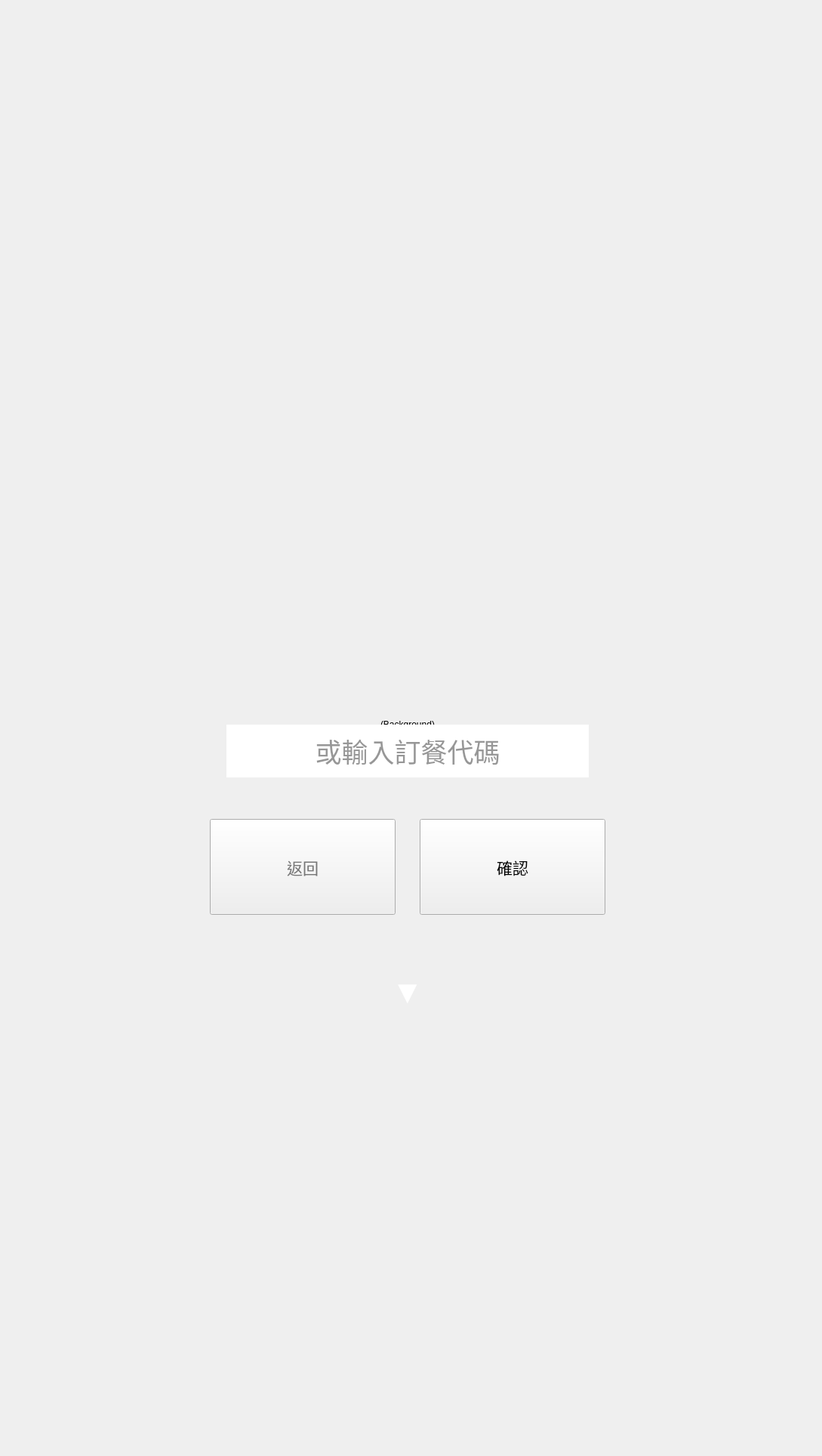
    <widget class="QWidget" name="page_preorder_hint">
     <widget class="QPushButton" name="pbtn_preorder_hint_back">
      <property name="geometry">
       <rect>
        <x>278</x>
        <y>1085</y>
        <width>246</width>
        <height>127</height>
       </rect>
      </property>
      <property name="font">
       <font>
        <family>Noto Sans CJK TC</family>
        <pointsize>16</pointsize>
       </font>
      </property>
      <property name="styleSheet">
       <string notr="true">color: rgb(119, 119, 119);</string>
      </property>
      <property name="text">
       <string>返回</string>
      </property>
     </widget>
     <widget class="QLineEdit" name="lineEdit_preorder_code">
      <property name="geometry">
       <rect>
        <x>300</x>
        <y>960</y>
        <width>480</width>
        <height>70</height>
       </rect>
      </property>
      <property name="font">
       <font>
        <family>Noto Sans CJK TC</family>
        <pointsize>26</pointsize>
       </font>
      </property>
      <property name="focusPolicy">
       <enum>Qt::NoFocus</enum>
      </property>
      <property name="styleSheet">
       <string notr="true">border:none;
color: rgb(48, 48, 48);</string>
      </property>
      <property name="alignment">
       <set>Qt::AlignCenter</set>
      </property>
      <property name="placeholderText">
       <string>或輸入訂餐代碼</string>
      </property>
      <property name="clearButtonEnabled">
       <bool>true</bool>
      </property>
     </widget>
     <widget class="QLabel" name="lbl_preorder_hint_bg">
      <property name="geometry">
       <rect>
        <x>0</x>
        <y>0</y>
        <width>1080</width>
        <height>1920</height>
       </rect>
      </property>
      <property name="text">
       <string>(Background)</string>
      </property>
      <property name="alignment">
       <set>Qt::AlignCenter</set>
      </property>
     </widget>
     <widget class="QPushButton" name="pbtn_preorder_hint_confirm">
      <property name="geometry">
       <rect>
        <x>556</x>
        <y>1085</y>
        <width>246</width>
        <height>127</height>
       </rect>
      </property>
      <property name="font">
       <font>
        <family>Noto Sans CJK TC</family>
        <pointsize>16</pointsize>
       </font>
      </property>
      <property name="text">
       <string>確認</string>
      </property>
     </widget>
     <widget class="QLabel" name="lbl_preorder_hint_arrow">
      <property name="geometry">
       <rect>
        <x>0</x>
        <y>1250</y>
        <width>1080</width>
        <height>128</height>
       </rect>
      </property>
      <property name="font">
       <font>
        <pointsize>32</pointsize>
       </font>
      </property>
      <property name="styleSheet">
       <string notr="true">color: rgb(255, 255, 255);</string>
      </property>
      <property name="text">
       <string>▼</string>
      </property>
      <property name="alignment">
       <set>Qt::AlignCenter</set>
      </property>
     </widget>
     <zorder>lbl_preorder_hint_bg</zorder>
     <zorder>pbtn_preorder_hint_back</zorder>
     <zorder>lineEdit_preorder_code</zorder>
     <zorder>pbtn_preorder_hint_confirm</zorder>
     <zorder>lbl_preorder_hint_arrow</zorder>
    </widget>
